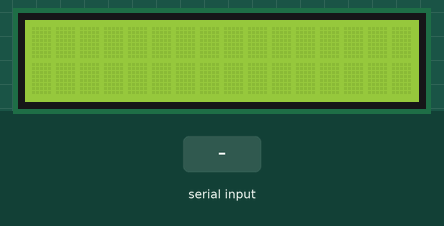
Recording of a program running on a simulated Arduino Uno, built with avr-gcc and run on an emulated ATmega328P. On the bench: 16×2 character LCD. Inputs (shaded band) come from the test bench.

Above: at 1.2 s.
1.3 s: "e" received over the second serial link
At 1.44 s:
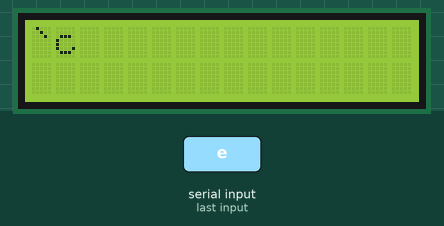
2.9 s: "u" received over the second serial link
At 4.1 s:
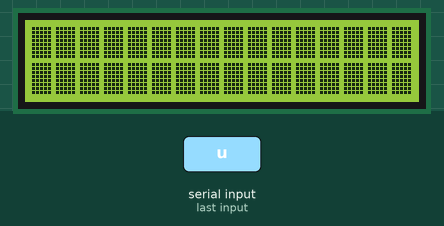
4.4 s: "e" received over the second serial link
At 4.45 s:
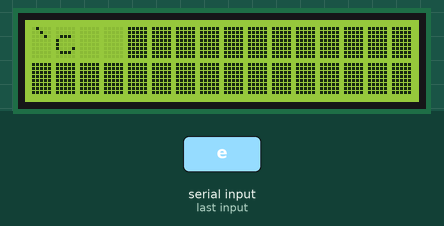
6.0 s: "1" received over the second serial link
At 6.9 s:
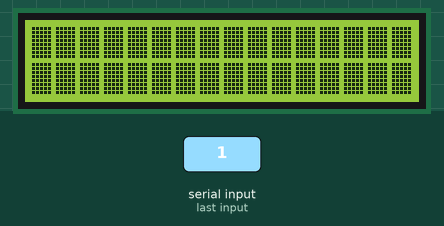
Timing chart, 0 to 8.5 s (numbered marks = the images above; inputs shaded):
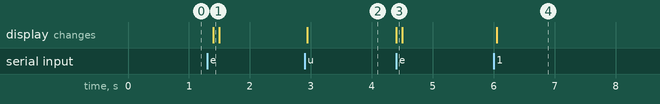

Measured:
- after the input at 1.3 s, the display: changes after 0.09 s (image 1)
- after the input at 2.9 s, the display: changes at once (image 2)
- after the input at 4.4 s, the display: changes at once (image 3)
- after the input at 6.0 s, the display: changes after 0.05 s (image 4)

The program:

main.cpp
```cpp
#include <Wire.h>
#include <LiquidCrystal.h>
#include <SoftwareSerial.h>
#include <AltSoftSerial.h>

LiquidCrystal lcd(12,11,5,4,3,2);
AltSoftSerial altSerial;

SoftwareSerial softserial(7,6);//6 RX , 7 TX
byte buffer[4];
float num;
void setup(){
  num=0;
  lcd.begin(16 ,2);
  Serial.begin(9600);
  altSerial.begin(9600);
  lcd.setCursor ( 0 , 1 );
}
void loop(){

  lcd.clear();
  float x;
  if(Serial.available()>3){
     for(int i=0;i<4;i++){
       buffer[i]=Serial.read();
      }
      x = *((float*)(buffer));
      lcd.print(x);
      lcd.print("utboard data");
      lcd.println();

    }
  if(altSerial.available()>0){
    char data;
    while(true){
      data = altSerial.read();
      if(data == 'e'){
        break;
      }
      if(data == 'u'){
        lcd.print("cm");
        lcd.println();
      }
      else{
        //softserial.print(data);
        lcd.print(data);
      }
    }
    lcd.print("`c");
    lcd.println();
  }
      delay(100);

}
```
